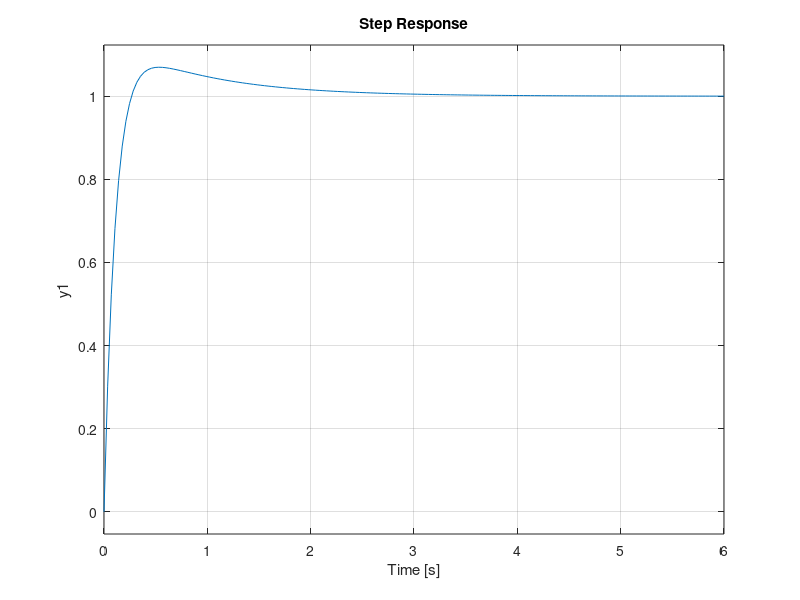

Write the MATLAB code that produced this figure. (Note: this script raises an error after producing the figure.)
kP = 10;
kD = 10;
kY = 1;
P = tf([kY],[1 0 0]);
C = tf([kD kP], [1]);
G = (P*C)/(1+P*C);
step(G)
grid on
stepinfo(G)